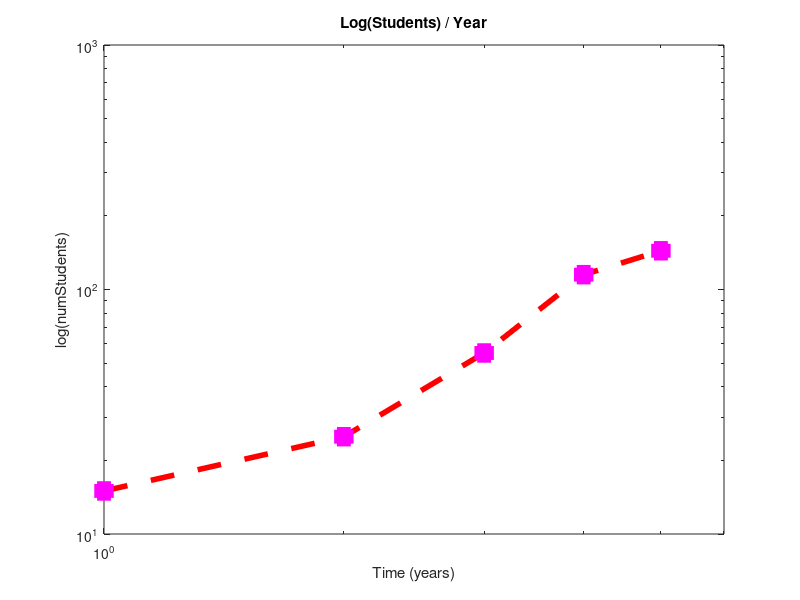
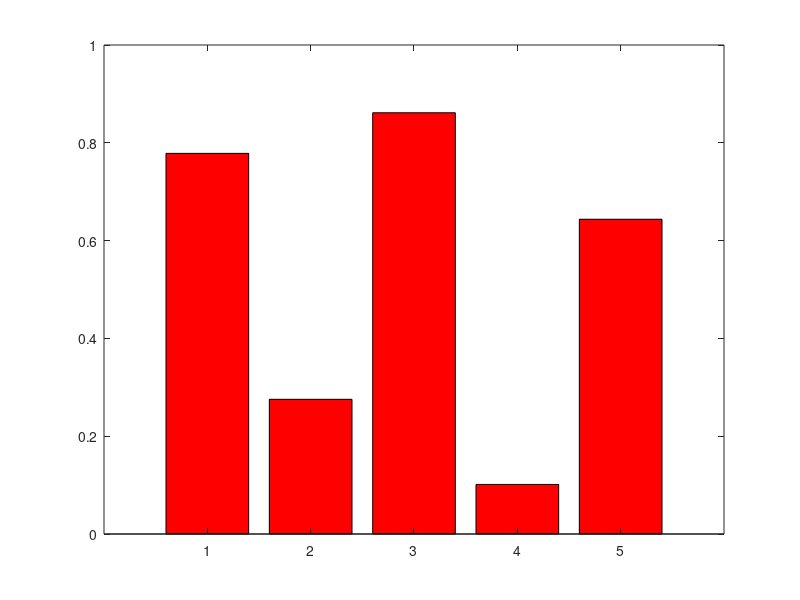
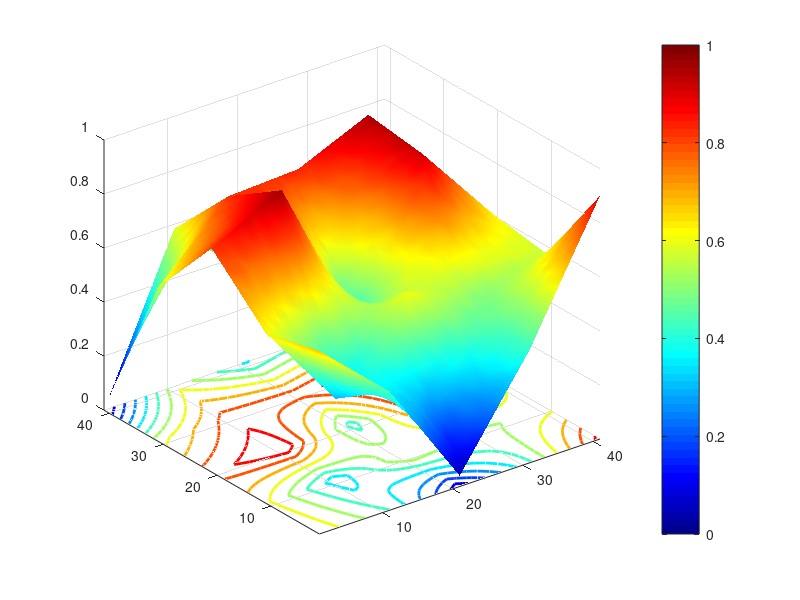

MATLAB code to generate these figures, in order: (Note: this script raises an error after producing the figures.)
% Unit2 assignments exercises

% Exercise 1: Semilog plot
numStudents = [15 25 55 115 144];
years = [1 2 3 4 5];

h = figure
semilogy(numStudents);
loglog(years, numStudents,'--s',...
    'LineWidth',4,...
    'Color', [1 0 0], ...
    'MarkerEdgeColor','m',...
    'MarkerFaceColor','m',...
    'MarkerSize',10);
xlabel('Time (years)');
ylabel('log(numStudents)');
xlim([0 6])
title('Log(Students) / Year');
saveas(h, './figures/ex1.png', 'png');
clear all; close all;

% Exercise 3: Bar Graph
g = figure;
bar(1:5,rand(1,5), 'r');
saveas(g, './figures/ex3.png', 'png');
clear all; close all;

% Exercise 4: Interpolation of surface plots
l = figure;
Z0 = rand(5,5);
[X0, Y0] = meshgrid([1:5]);
[X1, Y1] = meshgrid([1:.1:5]);
Z1 = interp2(X0, Y0, Z0, X1, Y1);
surf(Z1);
shading interp;
colormap(jet);
hold on;
colorbar;
caxis([0 1]);
contour(Z1,'LineWidth',2);
saveas(l, './figures/ex4.png', 'png');
clear all; close all;

% Exercise 5: findNearest function
mat = rand(5:5);
[index, value] = findNearest(mat, 0.23);
